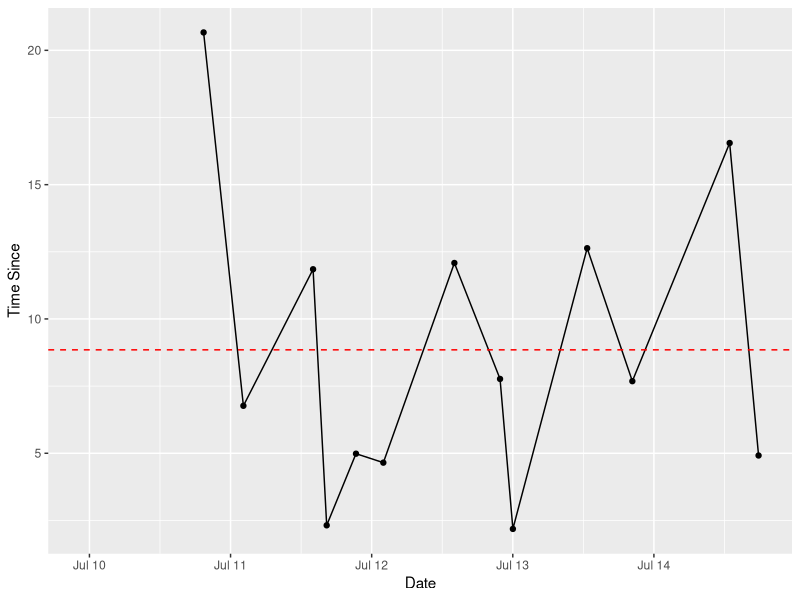

The R script that drew this image: (Note: this script raises an error after producing the figure.)
library(ggplot2)
library(lubridate)
library(here)
data <- read.delim(here("data", "data.txt"),header=FALSE, comment.char="#")
colnames(data) <- c("date")
data$date <- dmy_hm(data$date)

data$time_since <- NA
for (row in 2:nrow(data)){
  data$time_since[row] <- as.numeric(difftime(strptime(data$date[row],"%Y-%m-%d %H:%M:%S"),
                                            strptime(data$date[row-1], "%Y-%m-%d %H:%M:%S"), units = "hours"))
}

mean_time_since <- mean(data$time_since, na.rm = TRUE)

q <- ggplot(data, aes(date,time_since)) + geom_point() + geom_line() +
  geom_hline(yintercept=mean_time_since, linetype="dashed", color = "red") + labs(x = "Date", y = "Time Since")
q

data$date_only <- as.Date(data$date)

freq <- data %>% 
  group_by(date_only) %>% 
  summarise(n=n())

mean_freq <- mean(freq$n)
a <- ggplot(freq, aes(date_only,n)) + geom_point() +geom_line() + 
              geom_hline(yintercept = mean_freq, linetype="dashed", color="red") + labs(x = "Date", y = "Number of times")
a
